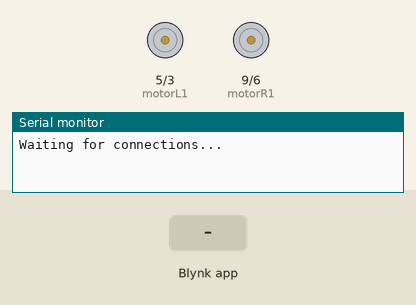
Bench run of a sketch on a simulated Arduino Uno, built with avr-gcc and run on an emulated ATmega328P. On the bench: motor-driver pin pairs drawn as motors (green arrow = first pin HIGH = forward, orange = second pin HIGH = backward, longer = more drive), the last lines printed to the serial monitor. The inputs (shaded band) are chosen by the test bench. WiFi joins after 1.5 s; servers stay silent unless stated.

Above: at 3.0 s.
3.1 s: Blynk app writes 1 to V1
At 4.3 s:
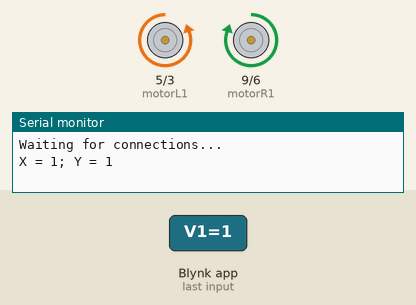
4.6 s: Blynk app writes 200 to V1
At 5.7 s:
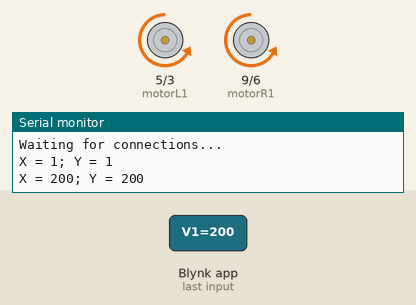
6.1 s: Blynk app writes 0 to V1
At 6.8 s:
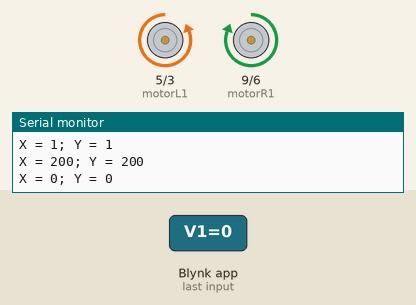
Timing chart, 0 to 9.1 s (numbered marks = the images above; inputs shaded):
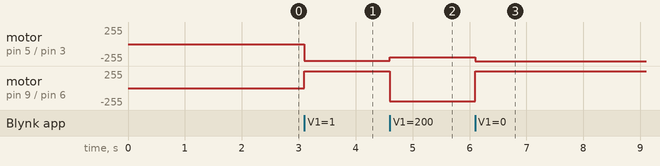

Measured:
- after the input at 3.1 s, motor on pin 5 (motorL1) / pin 3 (motorL2): stopped → backward 254/255 at once; motor on pin 9 (motorR1) / pin 6 (motorR2): stopped → forward 254/255 at once
- after the input at 4.6 s, motor on pin 5 (motorL1) / pin 3 (motorL2): backward 254/255 → backward 200/255 at once; motor on pin 9 (motorR1) / pin 6 (motorR2): forward 254/255 → backward 200/255 at once
- after the input at 6.1 s, motor on pin 5 (motorL1) / pin 3 (motorL2): backward 200/255 → backward 255/255 at once; motor on pin 9 (motorR1) / pin 6 (motorR2): backward 200/255 → forward 255/255 at once

The sketch:

RCcar.ino
```cpp
// (licence header left out)
/* Comment this out to disable prints and save space */
#define BLYNK_PRINT Serial


#include <SoftwareSerial.h>
SoftwareSerial SwSerial(10, 11); // RX, TX

#include <BlynkSimpleSerialBLE.h>
#include <SoftwareSerial.h>

// You should get Auth Token in the Blynk App.
// Go to the Project Settings (nut icon).
char auth[] = "eef37a97f6a14a8abfc223f3f82604a7";

SoftwareSerial SerialBLE(10, 11); // RX, TX
int motorL1= 5, motorL2=3 , motorR1=9 , motorR2=6;


void setup()
{
  // Debug console
  Serial.begin(9600);

  SerialBLE.begin(9600);
  Blynk.begin(SerialBLE, auth);

  Serial.println("Waiting for connections...");
}

BLYNK_WRITE(V1) {                               //joystick controls{same as analog stick}
  int x = param[0].asInt();
  int y = param[1].asInt();

  // Do something with x and y
  Serial.print("X = ");
  Serial.print(x);
  Serial.print("; Y = ");
  Serial.println(y);
int a;                                          //a variable to make test cases
if(0<=y && y<=37)
a=0;
else if(219<=y && y<=255)
a=1;
if(0<=x && x<=37)
a=2;
else if(219<=x && x<=255)
a=3;
else if(x==128 && y==128)
a=4;
switch(a)
{
  case 0: //turn back
    analogWrite(motorR1, 255-y);
    analogWrite(motorL1, 255-y);
    analogWrite(motorR2, 0);
    analogWrite(motorL2, 0);
    break;
 case 1: //go straight
    analogWrite(motorR2, y);
    analogWrite(motorL2, y);
    analogWrite(motorR1, 0);
    analogWrite(motorL1, 0);
    break;

 case 2: // turn left x(0-37)
    analogWrite(motorL1, 0);
    analogWrite(motorL2, 255-x);
    analogWrite(motorR1, 255-x);
    analogWrite(motorR2, 0);
    break;

 case 3: // turn right x(219-255)
    analogWrite(motorR1, 0);
    analogWrite(motorR2, x);
    analogWrite(motorL1, x);
    analogWrite(motorL2, 0);
    break;
case 4:
    analogWrite(motorL1, 0);
    analogWrite(motorL2, 0);
    analogWrite(motorR1, 0);
    analogWrite(motorR2, 0);
    break;
default:
    analogWrite(motorL1, 0);
    analogWrite(motorL2, 0);
    analogWrite(motorR1, 0);
    analogWrite(motorR2, 0);
    break;

}
}

void loop()
{
  Blynk.run();
  // You can inject your own code or combine it with other sketches.
  // Check other examples on how to communicate with Blynk. Remember
  // to avoid delay() function!
}
```
